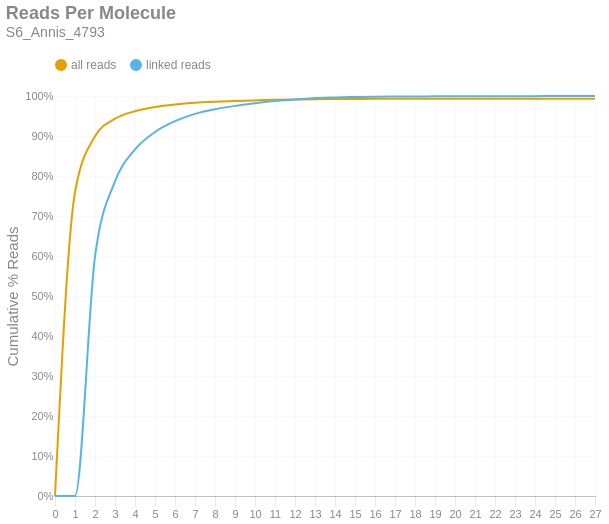

The cell this chart's notebook holds for it:
### Markdown cell above
### Reads per Molecule
This chart shows the cumulative distribution of the number of reads per linked molecule. That is, how many alignments are associated with a unique molecule. This excludes the number of reads associated with invalid or absent linked-read barcodes. The `linked` histogram is the percentages recalculated when disregarding singletons.

### Code cell
if SKIPLR:
    print_html(f"Skipped")
else:
    counts = np.bincount(valids['reads'].cast(pl.Int64).to_numpy())
    weighted = counts * np.arange(len(counts))
    all_perc = weighted / n_reads
    linked_perc = weighted / n_linked_reads
    linked_perc[1] = 0
    binned_df = pl.DataFrame({
        'readsper': list(range(len(counts))),
        'all reads (cumsum)': np.cumsum(all_perc).tolist(),
        'linked reads (cumsum)': np.cumsum(linked_perc).tolist(),
    })

    with SafeRender(binned_df):
        (
            density_plot(binned_df, 'Reads Per Molecule', samplename, 'readspmol')
            .encode(
                x=alt.X('readsper:O', title=None).axis(labelAngle=0).scale(padding=0),
                y=alt.Y('value:Q', title='Cumulative % Reads').axis(format='%').stack(False),
                color=alt.Color("key:N").scale(domain=["all reads", "linked reads"]),
                tooltip=[
                    alt.Tooltip("key:N", title="Data Type"),
                    alt.Tooltip("readsper:O", title="Reads Per Molecule"),
                    alt.Tooltip("value:Q", format=".2%", title="% Reads (Cum.)")
                ]            
            )
        ).display()

### Figure 1 — Vega-Lite specification as saved in the notebook (floating-point values rounded to 4 significant figures)
{"width": "container", "height": 400, "config": {"title": {"anchor": "start", "dy": -15, "fontSize": 18, "color": "#888888", "subtitleColor": "#888888", "subtitleFontSize": 14}, "arc": {"fill": "#0072B2"}, "axis": {"domainColor": "#888888", "domainWidth": 0.5, "gridWidth": 0.2, "grid": false, "titleFontWeight": 400, "titleFontSize": 15, "labelFontSize": 11, "labelColor": "#888888", "tickColor": "#888888", "tickWidth": 0.2, "titleColor": "#888888"}, "axisBand": {"grid": false}, "axisX": {"grid": true, "tickSize": 10, "domainCap": "round"}, "axisY": {"domain": false, "grid": true, "tickSize": 0, "domainCap": "round"}, "background": "transparent", "header": {"labelFontSize": 15, "labelColor": "#888888", "titleFontSize": 15, "titleFontWeight": 600, "titleColor": "#888888"}, "legend": {"labelFont": "sans-serif", "labelFontSize": 12, "labelColor": "#888888", "symbolSize": 100, "symbolType": "circle", "titleFontSize": 12, "titlePadding": 10, "titleColor": "#888888", "title": null, "orient": "top"}, "range": {"category": ["#E69F00", "#56B4E9", "#009E73", "#F0E442", "#0072B2", "#D55E00", "#CC79A7", "#000000"], "diverging": ["#cfe8f3", "#a2d4ec", "#73bfe2", "#46abdb", "#1696d2", "#12719e"]}, "area": {"fill": "#0072B2", "fillOpacity": 0.7, "line": true, "strokeOpacity": 0.7}, "line": {"color": "#0072B2", "stroke": "#0072B2", "strokeWidth": 2}, "trail": {"color": "#0072B2", "stroke": "#0072B2", "strokeWidth": 0, "size": 1}, "point": {"filled": true, "fillOpacity": 1.0, "size": 95}, "text": {"color": "#888888", "fontSize": 11, "align": "right", "fontWeight": 400, "size": 11}, "bar": {"fill": "#0072B2", "stroke": null}, "view": {"stroke": null, "continuousWidth": 660, "continuousHeight": 400}}, "data": {"name": "data-1f78664a7a2bfa1b9d0531ed9cc5dae7"}, "mark": {"type": "line", "interpolate": "monotone", "point": {"opacity": 0, "size": 275}}, "encoding": {"color": {"field": "key", "scale": {"domain": ["all reads", "linked reads"]}, "type": "nominal"}, "tooltip": [{"field": "key", "title": "Data Type", "type": "nominal"}, {"field": "readsper", "title": "Reads Per Molecule", "type": "ordinal"}, {"field": "value", "format": ".2%", "title": "% Reads (Cum.)", "type": "quantitative"}], "x": {"axis": {"labelAngle": 0}, "field": "readsper", "scale": {"padding": 0}, "title": null, "type": "ordinal"}, "y": {"axis": {"format": "%"}, "field": "value", "stack": false, "title": "Cumulative % Reads", "type": "quantitative"}}, "params": [{"name": "param_c36ac31b6afebe62", "select": {"type": "point", "fields": ["key"]}, "bind": "legend"}], "title": {"text": "Reads Per Molecule", "subtitle": "S6_Annis_4793"}, "transform": [{"fold": ["all reads (cumsum)", "linked reads (cumsum)"]}, {"calculate": "replace(datum.key, ' (cumsum)', '')", "as": "key"}, {"filter": {"param": "param_c36ac31b6afebe62"}}], "usermeta": {"embedOptions": {"downloadFileName": "S6_Annis_4793.readspmol"}}, "$schema": "https://vega.github.io/schema/vega-lite/v6.1.0.json", "datasets": {"data-1f78664a7a2bfa1b9d0531ed9cc5dae7": [{"readsper": 0, "all reads (cumsum)": 0.0, "linked reads (cumsum)": 0.0}, {"readsper": 1, "all reads (cumsum)": 0.7591, "linked reads (cumsum)": 0.0}, {"readsper": 2, "all reads (cumsum)": 0.8992, "linked reads (cumsum)": 0.5982}, {"readsper": 3, "all reads (cumsum)": 0.9432, "linked reads (cumsum)": 0.7863}, {"readsper": 4, "all reads (cumsum)": 0.962, "linked reads (cumsum)": 0.8665}, {"readsper": 5, "all reads (cumsum)": 0.9722, "linked reads (cumsum)": 0.9101}, {"readsper": 6, "all reads (cumsum)": 0.9785, "linked reads (cumsum)": 0.937}, {"readsper": 7, "all reads (cumsum)": 0.9828, "linked reads (cumsum)": 0.9554}, {"readsper": 8, "all reads (cumsum)": 0.9855, "linked reads (cumsum)": 0.9669}, {"readsper": 9, "all reads (cumsum)": 0.9875, "linked reads (cumsum)": 0.9753}, {"readsper": 10, "all reads (cumsum)": 0.989, "linked reads (cumsum)": 0.9818}, {"readsper": 11, "all reads (cumsum)": 0.9903, "linked reads (cumsum)": 0.9875}, {"readsper": 12, "all reads (cumsum)": 0.9912, "linked reads (cumsum)": 0.9912}, {"readsper": 13, "all reads (cumsum)": 0.9921, "linked reads (cumsum)": 0.9948}, {"readsper": 14, "all reads (cumsum)": 0.9924, "linked reads (cumsum)": 0.9964}, {"readsper": 15, "all reads (cumsum)": 0.9927, "linked reads (cumsum)": 0.9974}, {"readsper": 16, "all reads (cumsum)": 0.9929, "linked reads (cumsum)": 0.9984}, {"readsper": 17, "all reads (cumsum)": 0.993, "linked reads (cumsum)": 0.9987}, {"readsper": 18, "all reads (cumsum)": 0.993, "linked reads (cumsum)": 0.9989}, {"readsper": 19, "all reads (cumsum)": 0.9931, "linked reads (cumsum)": 0.9992}, {"readsper": 20, "all reads (cumsum)": 0.9931, "linked reads (cumsum)": 0.9994}, {"readsper": 21, "all reads (cumsum)": 0.9931, "linked reads (cumsum)": 0.9994}, {"readsper": 22, "all reads (cumsum)": 0.9932, "linked reads (cumsum)": 0.9996}, {"readsper": 23, "all reads (cumsum)": 0.9932, "linked reads (cumsum)": 0.9996}, {"readsper": 24, "all reads (cumsum)": 0.9932, "linked reads (cumsum)": 0.9996}, {"readsper": 25, "all reads (cumsum)": 0.9932, "linked reads (cumsum)": 0.9998}, {"readsper": 26, "all reads (cumsum)": 0.9932, "linked reads (cumsum)": 0.9998}, {"readsper": 27, "all reads (cumsum)": 0.9933, "linked reads (cumsum)": 1.0}]}}
